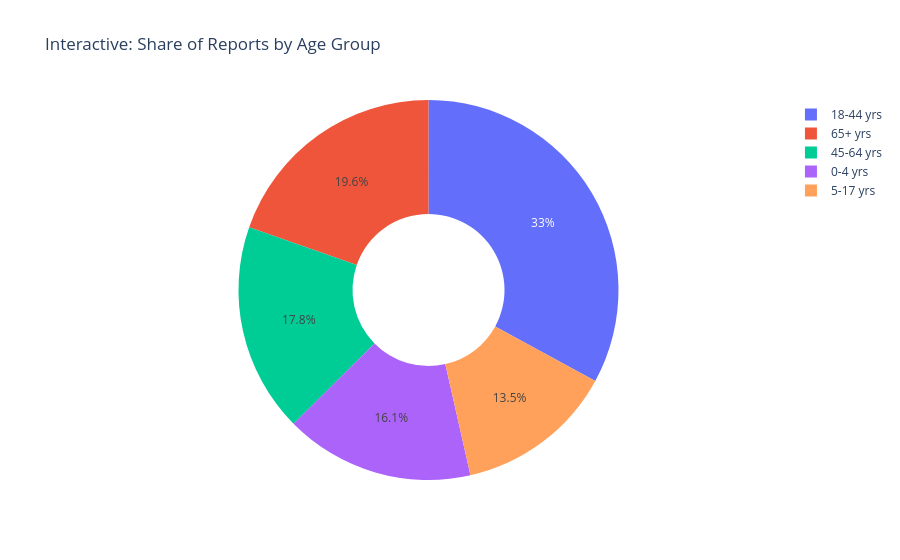

Here is the notebook cell this chart was saved with:
### Markdown cell above
<h3 style="color: #1e3a8a; font-family: 'Segoe UI', Arial, sans-serif; margin: 16px 0 6px 0;">3.4 Interactive Visualizations Using Plotly</h3>
<h3 style="color: #1e3a8a; font-family: 'Segoe UI', Arial, sans-serif; margin: 14px 0 6px 0;">Plotly Interactive Visual 1 (Donut Chart): Interactive Age Group Share</h3>

### Code cell
# Plotly Visual 1: Interactive donut chart of AGE_GROUP share
age_px_df = df_clean["AGE_GROUP"].value_counts().reindex(age_order, fill_value=0).reset_index()
age_px_df.columns = ["AGE_GROUP", "Count"]

fig_px1 = px.pie(age_px_df, names="AGE_GROUP", values="Count", hole=0.4, title="Interactive: Share of Reports by Age Group")
fig_px1.show()

### Figure 1 — Plotly figure (JSON) as saved in the notebook; plotly's stock layout.template omitted (floating-point values rounded to 4 significant figures)
{"data": [{"domain": {"x": [0, 1], "y": [0, 1]}, "hole": 0.4, "hovertemplate": "AGE_GROUP=%{label}<br>Count=%{value}<extra></extra>", "labels": ["0-4 yrs", "5-17 yrs", "18-44 yrs", "45-64 yrs", "65+ yrs"], "legendgroup": "", "name": "", "showlegend": true, "type": "pie", "values": [6767, 5668, 13830, 7462, 8245]}], "layout": {"legend": {"tracegroupgap": 0}, "title": {"text": "Interactive: Share of Reports by Age Group"}}}
